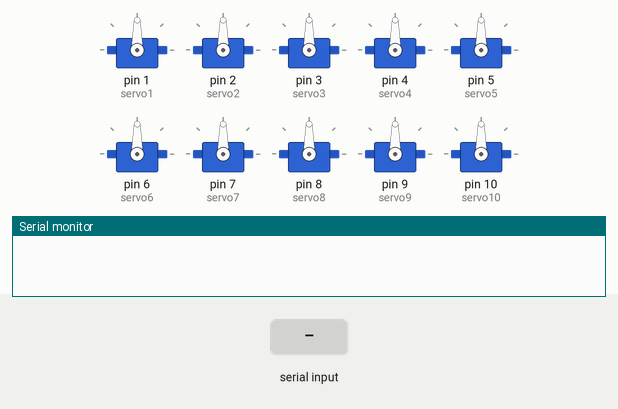
Simulated run of this sketch. Board: Arduino Uno, built with avr-gcc and run on an emulated ATmega328P. On the bench: 10 × servo, the last lines printed to the serial monitor. The inputs (shaded band) are chosen by the test bench.

Above: at 1.2 s.
1.3 s: "3" received over Serial
At 2.1 s:
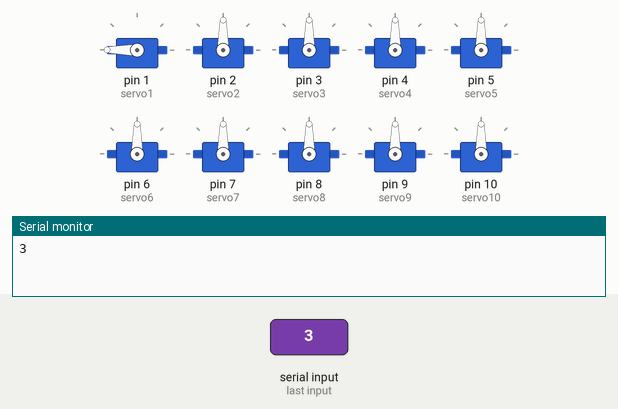
At 7.9 s:
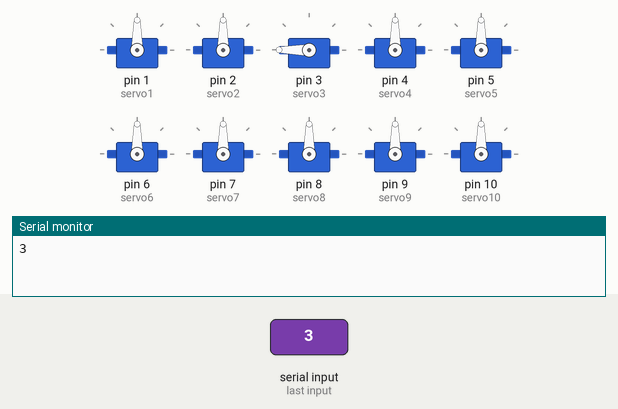
Timing chart, 0 to 20.8 s (numbered marks = the images above; inputs shaded):
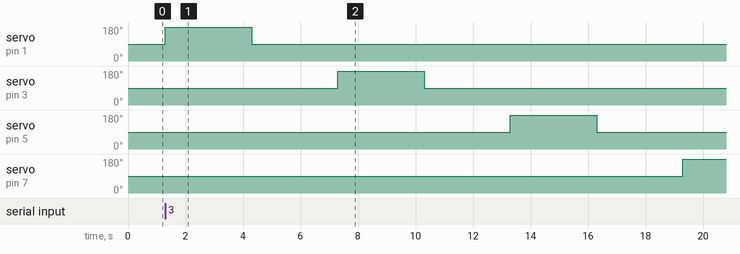

Measured:
- after the input at 1.3 s, servo on pin 1 (servo1): 90° → 180° at once, → 90° 3.0 s later; servo on pin 3 (servo3): 90° → 180° after 6.0 s, → 90° 3.0 s later; servo on pin 5 (servo5): 90° → 180° after 12.0 s, → 90° 3.0 s later; servo on pin 7 (servo7): 90° → 180° after 18.0 s

The sketch:

prueba.ino
```cpp
#include <Wire.h>
#include <Servo.h>
Servo servo1;
Servo servo2;
Servo servo3;
Servo servo4;
Servo servo5;
Servo servo6;
Servo servo7;
Servo servo8;
Servo servo9;
Servo servo10;
const int tiempo(3000);
const int repeticion(10);

char c= 0;

void setup() {
  Serial.begin(9600);

servo1.attach(1);
servo2.attach(2);
servo3.attach(3);
servo4.attach(4);
servo5.attach(5);
servo6.attach(6);
servo7.attach(7);
servo8.attach(8);
servo9.attach(9);
servo10.attach(10);

}

void loop() {

  if (Serial.available() > 0)
  {
    c= Serial.read ();
    Serial.println(c);
    }
  switch (c) {
 case '1':
 cuelloarriva();
 break;
 case'2':
 cuellosoporte();
 break;
 case '3':
 adelante();
 break;
 case '4':
 parar();
 break;

  }
}


void cuelloarriva()
{
  servo10.write(90);
  delay(tiempo);
 servo10.write(45);
  }
void cuellosoporte()
{


  servo9.write(90);
  delay (tiempo);
  servo9 .write(180);
   delay (tiempo);
  servo9.write(90);
   delay (tiempo);
  servo9.write(0);
  delay (tiempo);
  servo9.write(90);
  }

  void arriba()
  {
    servo2.write(90);
    servo2.write(180);
    servo6.write(90);
    servo6.write(180);
    delay(tiempo);
    servo4.write(90);
    servo4.write(180);
    servo8.write(90);
    servo8.write(180);
    }

  void adelante()
  {
    servo1.write(180);
    delay(tiempo);
    servo1.write(90);
    delay(tiempo);
    servo3.write(180);
    delay(tiempo);
    servo3.write(90);
    delay(tiempo);
    servo5.write(180);
    delay(tiempo);
    servo5.write(90);
    delay(tiempo);
    servo7.write(180);
    delay(tiempo);
    servo7.write(90);
    delay(tiempo);

    }
  void parar()
  {
    for (int i = 0; i < repeticion;i++)
    adelante();
    delay(tiempo);
    }
```
